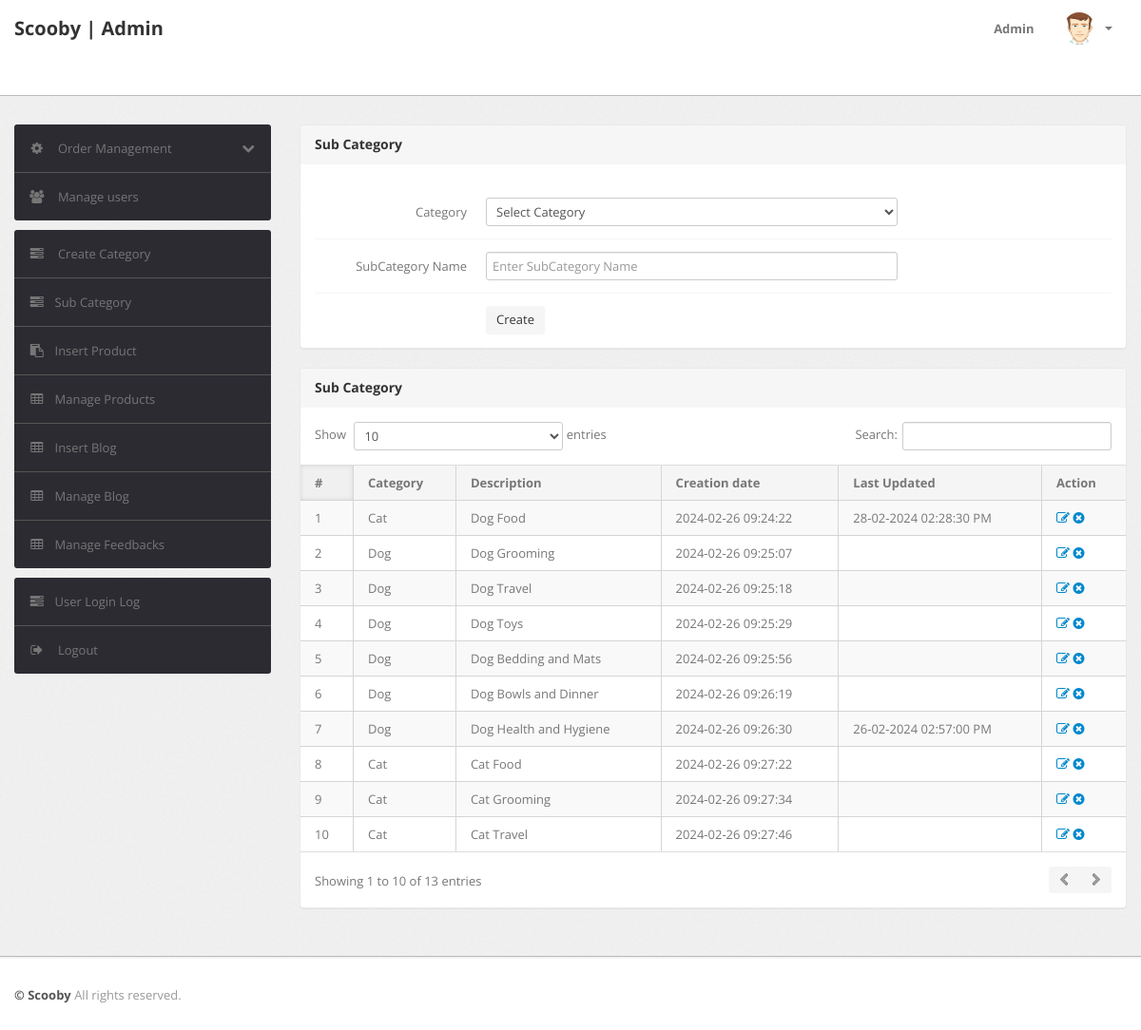
Page /admin/subcategory.php (signed in) on the committed database.
### tables this page shows
CREATE TABLE `subcategory` (
  `id` int(11) NOT NULL,
  `categoryid` int(11) DEFAULT NULL,
  `subcategory` varchar(255) DEFAULT NULL,
  `creationDate` timestamp NULL DEFAULT current_timestamp(),
  `updationDate` varchar(255) DEFAULT NULL
);

CREATE TABLE `category` (
  `id` int(11) NOT NULL,
  `categoryName` varchar(255) DEFAULT NULL,
  `categoryDescription` longtext DEFAULT NULL,
  `creationDate` timestamp NOT NULL DEFAULT current_timestamp(),
  `updationDate` varchar(255) DEFAULT NULL
);

### admin/subcategory.php (the view, shortened to what this page needs)
<?php
include('include/config.php');
if(strlen($_SESSION['alogin'])==0)
	{
header('location:index.php');
}
else{
?>
<!DOCTYPE html>
<html lang="en">
<head>
	<link type="text/css" href="bootstrap/css/bootstrap.min.css" rel="stylesheet">
	<link type="text/css" href="bootstrap/css/bootstrap-responsive.min.css" rel="stylesheet">
	<link type="text/css" href="css/theme.css" rel="stylesheet">
	<link type="text/css" href="images/icons/css/font-awesome.css" rel="stylesheet">
</head>
<body>
<?php include('include/header.php');?>
	<div class="wrapper">
		<div class="container">
			<div class="row">
<?php include('include/sidebar.php');?>
			<div class="span9">
					<div class="content">
						<div class="module">
							<div class="module-head">
								<h3>Sub Category</h3>
							</div>
							<div class="module-body">
									<br />
			<form class="form-horizontal row-fluid" name="subcategory" method="post" >
<div class="control-group">
<label class="control-label" for="basicinput">Category</label>
<div class="controls">
<select name="category" class="span8 tip" required>
<option value="">Select Category</option>
</select>
</div>
</div>
<div class="control-group">
<label class="control-label" for="basicinput">SubCategory Name</label>
<div class="controls">
<input type="text" placeholder="Enter SubCategory Name"  name="subcategory" class="span8 tip" required>
</div>
</div>
	<div class="control-group">
											<div class="controls">
												<button type="submit" name="submit" class="btn">Create</button>
											</div>
										</div>
									</form>
							</div>
						</div>
	<div class="module">
							<div class="module-head">
								<h3>Sub Category</h3>
							</div>
							<div class="module-body table">
								<table cellpadding="0" cellspacing="0" border="0" class="datatable-1 table table-bordered table-striped	 display" width="100%">
									<thead>
										<tr>
											<th>#</th>
											<th>Category</th>
											<th>Description</th>
											<th>Creation date</th>
											<th>Last Updated</th>
											<th>Action</th>
										</tr>
									</thead>
									<tbody>
<?php $query=mysqli_query($con,"select subcategory.id,category.categoryName,subcategory.subcategory,subcategory.creationDate,subcategory.updationDate from subcategory join category on category.id=subcategory.categoryid");
$cnt=1;
while($row=mysqli_fetch_array($query))
{
?>
										<tr>
											<td><?php echo htmlentities($cnt);?></td>
											<td><?php echo htmlentities($row['categoryName']);?></td>
											<td><?php echo htmlentities($row['subcategory']);?></td>
											<td> <?php echo htmlentities($row['creationDate']);?></td>
											<td><?php echo htmlentities($row['updationDate']);?></td>
											<td>
											<a href="edit-subcategory.php?id=<?php echo $row['id']?>" ><i class="icon-edit"></i></a>
											<a href="subcategory.php?id=<?php echo $row['id']?>&del=delete" onClick="return confirm('Are you sure you want to delete?')"><i class="icon-remove-sign"></i></a></td>
										</tr>
										<?php $cnt=$cnt+1; } ?>
								</table>
							</div>
						</div>
					</div>
				</div>
			</div>
		</div>
	</div>
<?php include('include/footer.php');?>
</body>
<?php } ?>

### rows in the picture
subcategory: categoryid.categoryName "Cat", subcategory "Dog Food", creationDate "2024-02-26 09:24:22", updationDate "28-02-2024 02:28:30 PM"
subcategory: categoryid.categoryName "Dog", subcategory "Dog Grooming", creationDate "2024-02-26 09:25:07"
subcategory: categoryid.categoryName "Dog", subcategory "Dog Travel", creationDate "2024-02-26 09:25:18"
subcategory: categoryid.categoryName "Dog", subcategory "Dog Toys", creationDate "2024-02-26 09:25:29"
subcategory: categoryid.categoryName "Dog", subcategory "Dog Bedding and Mats", creationDate "2024-02-26 09:25:56"
subcategory: categoryid.categoryName "Dog", subcategory "Dog Bowls and Dinner", creationDate "2024-02-26 09:26:19"
subcategory: categoryid.categoryName "Dog", subcategory "Dog Health and Hygiene", creationDate "2024-02-26 09:26:30", updationDate "26-02-2024 02:57:00 PM"
subcategory: categoryid.categoryName "Cat", subcategory "Cat Food", creationDate "2024-02-26 09:27:22"
subcategory: categoryid.categoryName "Cat", subcategory "Cat Grooming", creationDate "2024-02-26 09:27:34"
subcategory: categoryid.categoryName "Cat", subcategory "Cat Travel", creationDate "2024-02-26 09:27:46"
